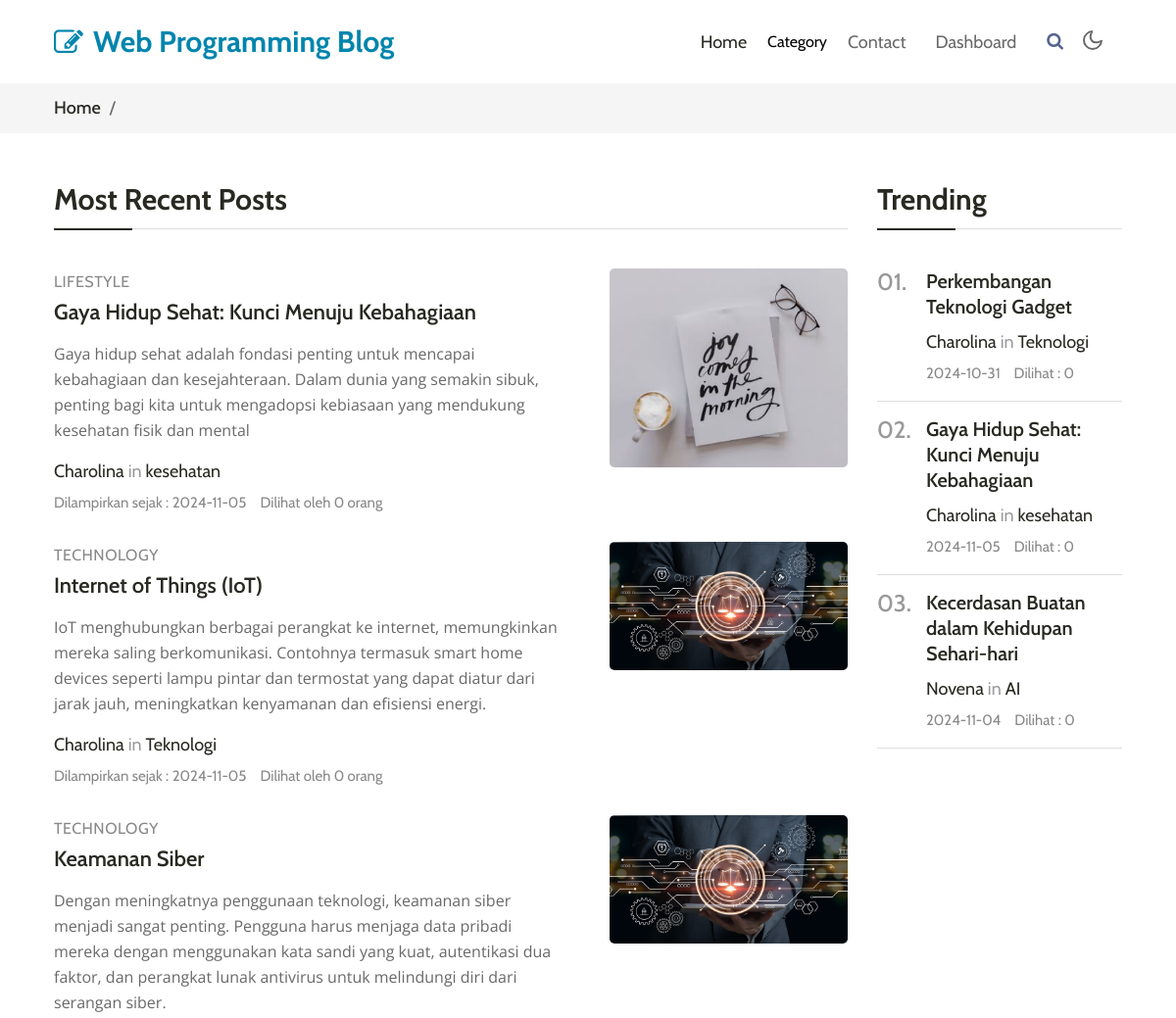
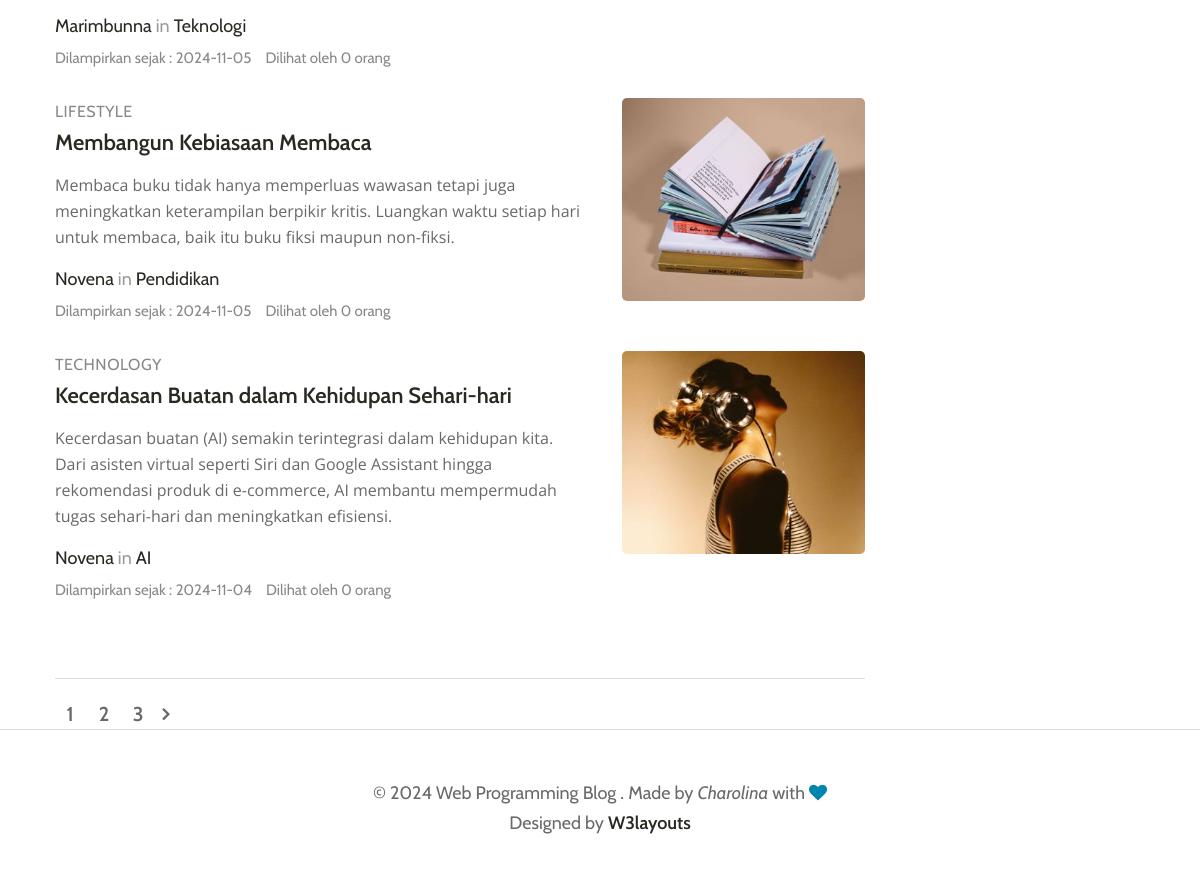
The page / on the database its author committed (2 pictures, top to bottom).
### tables this page shows
CREATE TABLE `postingan` (
  `ID_POST` int(11) NOT NULL,
  `KATEGORI` varchar(50) NOT NULL,
  `JUDUL` varchar(100) NOT NULL,
  `GAMBAR` varchar(255) DEFAULT NULL,
  `ISI` text NOT NULL,
  `ID_AUTHOR` int(11) DEFAULT NULL,
  `BIDANG` varchar(50) DEFAULT NULL,
  `TANGGAL` date DEFAULT NULL,
  `DILIHAT` int(11) DEFAULT 0
);

CREATE TABLE `author` (
  `ID_AUTHOR` int(11) NOT NULL,
  `NAMA_AUTHOR` varchar(100) NOT NULL
);

### index.php (the view, shortened to what this page needs)
<?php
include './lib/koneksi.php';
$limit = isset($_GET['limit']) ? (int)$_GET['limit'] : 5;
$page = isset($_GET['page']) ? (int)$_GET['page'] : 1;
$offset = ($page - 1) * $limit;
$totalQuery = "SELECT COUNT(*) as total FROM postingan";
$totalResult = $conn->query($totalQuery);
$totalRow = $totalResult->fetch_assoc();
$totalPosts = $totalRow['total'];
$totalPages = ceil($totalPosts / $limit);
$sql = "
    SELECT
        p.ID_POST,
        p.KATEGORI,
        p.JUDUL,
        p.GAMBAR,
        p.ISI,
        a.NAMA_AUTHOR,
        p.BIDANG,
        p.TANGGAL,
        p.DILIHAT
    FROM
        postingan p
    JOIN
        author a ON p.ID_AUTHOR = a.ID_AUTHOR
    ORDER BY
        p.TANGGAL DESC
    LIMIT $limit OFFSET $offset
";
$result = $conn->query($sql);
$sqlTrending = "
    SELECT
        p.ID_POST,
        p.KATEGORI,
        p.JUDUL,
        p.GAMBAR,
        p.ISI,
        a.NAMA_AUTHOR,
        p.BIDANG,
        p.TANGGAL,
        p.DILIHAT
    FROM
        postingan p
    JOIN
        author a ON p.ID_AUTHOR = a.ID_AUTHOR
    ORDER BY
        p.DILIHAT DESC
    LIMIT 3
";
$resultTrending = $conn->query($sqlTrending);
?>
    <!doctype html>
    <html lang="en">
    <head>
        <link rel="stylesheet" href="assets/css/style-starter.css">
    </head>
    <body>
        <header class="w3l-header">
            <nav class="navbar navbar-expand-lg navbar-light fill px-lg-0 py-0 px-3">
                <div class="container">
                    <a class="navbar-brand" href="index.php">
                        <span class="fa fa-pencil-square-o"></span> Web Programming Blog</a>
                    <div class="collapse navbar-collapse" id="navbarSupportedContent">
                        <ul class="navbar-nav ml-auto">
                            <li class="nav-item active">
                                <a class="nav-link" href="index.php">Home</a>
                            </li>
                            <li class="nav-item dropdown @@category__active">
                            <div class="dropdown">
  <button class="dropbtn">Category</button>
</div>
                            </li>
                            <li class="nav-item @@contact__active">
                                <a class="nav-link" href="contact.html">Contact</a>
                            </li>
                            <li class="nav-item @@about__active">
                                <a class="nav-link" href="./dashboard/post.php">Dashboard</a>
                            </li>
                        </ul>
                        <div class="search-right mt-lg-0 mt-2">
                            <a href="#search" title="search"><span class="fa fa-search" aria-hidden="true"></span></a>
                        </div>
                    </div>
                    <div class="mobile-position">
                        <nav class="navigation">
                            <div class="theme-switch-wrapper">
                                <label class="theme-switch" for="checkbox">
                                <div class="mode-container">
                                    <i class="gg-moon"></i>
                                </div>
                            </label>
                            </div>
                        </nav>
                    </div>
                </div>
            </nav>
        </header>
        <nav id="breadcrumbs" class="breadcrumbs">
            <div class="container page-wrapper">
                <a href="index.html">Home</a> /<span class="breadcrumb_last" aria-current="page"></span>
            </div>
        </nav>
        <div class="w3l-homeblock1">
            <div class="container pt-lg-5 pt-md-4">
                <div class="row">
                    <div class="col-lg-9 most-recent">
                        <h3 class="section-title-left">Most Recent Posts</h3>
                        <div class="list-view">
                            <?php while ($row = mysqli_fetch_assoc($result)): ?>
                            <div class="grids5-info img-block-mobile">
                                <div class="blog-info align-self">
                                    <span class="category"><?php echo htmlspecialchars($row['KATEGORI']); ?></span>
                                    <a href="#blog-single" class="blog-desc mt-0">
                                        <?php echo htmlspecialchars($row['JUDUL']); ?>
                                    </a>
                                    <p>
                                        <?php echo htmlspecialchars($row['ISI']); ?>
                                    </p>
                                    <div class="author align-items-center mt-3 mb-1">
                                        <a href="#author">
                                            <?php echo htmlspecialchars($row['NAMA_AUTHOR']); ?>
                                        </a> in
                                        <a href="#url">
                                            <?php echo htmlspecialchars($row['BIDANG']); ?>
                                        </a>
                                    </div>
                                    <ul class="blog-meta">
                                        <li class="meta-item blog-lesson"><span class="meta-value">Dilampirkan  sejak : <?php echo $row['TANGGAL']; ?></span></li>
                                        <li class="meta-item blog-lesson"><span class="meta-value">Dilihat oleh <?php echo $row['DILIHAT']; ?> orang</span></li>
                                    </ul>
                                </div>
                                <a href="#blog-single" class="d-block zoom mt-md-0 mt-3"><img src="./assets/images/<?php echo $row['GAMBAR']; ?>" alt="" class="img-fluid radius-image news-image"></a>
                            </div>
                            <br>
                            <?php endwhile; ?>
                        </div>
                        <div class="pagination-wrapper mt-5">
                            <ul class="page-pagination">
                                <?php for($i = 1; $i <= $totalPages; $i++): ?>
                                <?php if($i <= 10): ?>
                                <li>
                                    <a class="page-numbers <?php echo ($i == $page) ? 'current' : ''; ?>" href="?page=<?php echo $i; ?>">
                                        <?php echo $i; ?>
                                    </a>
                                </li>
                                <?php endif; ?>
                                <?php endfor; ?>
                                <?php if($page < $totalPages): ?>
                                <li><a class="next" href="?page=<?php echo $page + 1; ?>"><span class="fa fa-angle-right"></span></a></li>
                                <?php endif; ?>
                            </ul>
                        </div>
                    </div>
                    <div class="col-lg-3 trending mt-lg-0 mt-5 mb-lg-5">
                        <div class="pos-sticky">
                            <h3 class="section-title-left">Trending</h3>
                            <?php $counter = 1; while ($row = mysqli_fetch_assoc($resultTrending)): ?>
                            <div class="grids5-info">
                                <h4>
                                    <?php echo sprintf('%02d', $counter++); ?>.</h4>
                                <div class="blog-info">
                                    <a href="#blog-single" class="blog-desc1">
                                        <?php echo htmlspecialchars($row['JUDUL']); ?>
                                    </a>
                                    <div class="author align-items-center mt-2 mb-1">
                                        <a href="#author">
                                            <?php echo htmlspecialchars($row['NAMA_AUTHOR']); ?>
                                        </a> in
                                        <a href="#url">
                                            <?php echo htmlspecialchars($row['BIDANG']); ?>
                                        </a>
                                    </div>
                                    <ul class="blog-meta">
                                        <li class="meta-item blog-lesson"><span class="meta-value"><?php echo $row['TANGGAL']; ?></span></li>
                                        <li class="meta-item blog-lesson"><span class="meta-value">Dilihat : <?php echo $row['DILIHAT']; ?></span></li>
                                    </ul>
                                </div>
                            </div>
                            <?php endwhile; ?>
                        </div>
                    </div>
                </div>
            </div>
        </div>
        <footer class="w3l-footer-16">
            <div class="footer-content py-lg-5 py-4 text-center">
                <div class="container">
                    <div class="copy-right">
                        <h6>© 2024 Web Programming Blog . Made by <i>Charolina</i> with <span class="fa fa-heart" aria-hidden="true"></span><br>Designed by <a href="https://w3layouts.com">W3layouts</a></h6>
                    </div>
                </div>
            </div>
        </footer>
    </body>
    </html>

### rows shown on the page
postingan: KATEGORI "LIFESTYLE", JUDUL "Gaya Hidup Sehat: Kunci Menuju Kebahagiaan", ISI "Gaya hidup sehat adalah fondasi penting untuk mencapai kebahagiaan dan kesejahteraan. Dalam dunia yang semakin sibuk, penting bagi kita untuk mengadopsi kebiasaan yang mendukung kesehatan fisik dan mental", ID_AUTHOR.NAMA_AUTHOR "Charolina", BIDANG "kesehatan", TANGGAL "2024-11-05", DILIHAT "0", GAMBAR (picture)
postingan: KATEGORI "TECHNOLOGY", JUDUL "Internet of Things (IoT)", ISI "IoT menghubungkan berbagai perangkat ke internet, memungkinkan mereka saling berkomunikasi. Contohnya termasuk smart home devices seperti lampu pintar dan termostat yang dapat diatur dari jarak jauh, meningkatkan kenyamanan dan efisiensi energi.", ID_AUTHOR.NAMA_AUTHOR "Charolina", BIDANG "Teknologi", TANGGAL "2024-11-05", DILIHAT "0", GAMBAR (picture)
postingan: KATEGORI "TECHNOLOGY", JUDUL "Keamanan Siber", ISI "Dengan meningkatnya penggunaan teknologi, keamanan siber menjadi sangat penting. Pengguna harus menjaga data pribadi mereka dengan menggunakan kata sandi yang kuat, autentikasi dua faktor, dan perangkat lunak antivirus untuk melindungi diri dari serangan siber.", ID_AUTHOR.NAMA_AUTHOR "Marimbunna", BIDANG "Teknologi", TANGGAL "2024-11-05", DILIHAT "0", GAMBAR (picture)
postingan: KATEGORI "LIFESTYLE", JUDUL "Membangun Kebiasaan Membaca", ISI "Membaca buku tidak hanya memperluas wawasan tetapi juga meningkatkan keterampilan berpikir kritis. Luangkan waktu setiap hari untuk membaca, baik itu buku fiksi maupun non-fiksi.", ID_AUTHOR.NAMA_AUTHOR "Novena", BIDANG "Pendidikan", TANGGAL "2024-11-05", DILIHAT "0", GAMBAR (picture)
postingan: KATEGORI "TECHNOLOGY", JUDUL "Kecerdasan Buatan dalam Kehidupan Sehari-hari", ISI "Kecerdasan buatan (AI) semakin terintegrasi dalam kehidupan kita. Dari asisten virtual seperti Siri dan Google Assistant hingga rekomendasi produk di e-commerce, AI membantu mempermudah tugas sehari-hari dan meningkatkan efisiensi.", ID_AUTHOR.NAMA_AUTHOR "Novena", BIDANG "AI", TANGGAL "2024-11-04", DILIHAT "0", GAMBAR (picture)
postingan: JUDUL "Perkembangan Teknologi Gadget", ID_AUTHOR.NAMA_AUTHOR "Charolina", BIDANG "Teknologi", TANGGAL "2024-10-31", DILIHAT "0"
